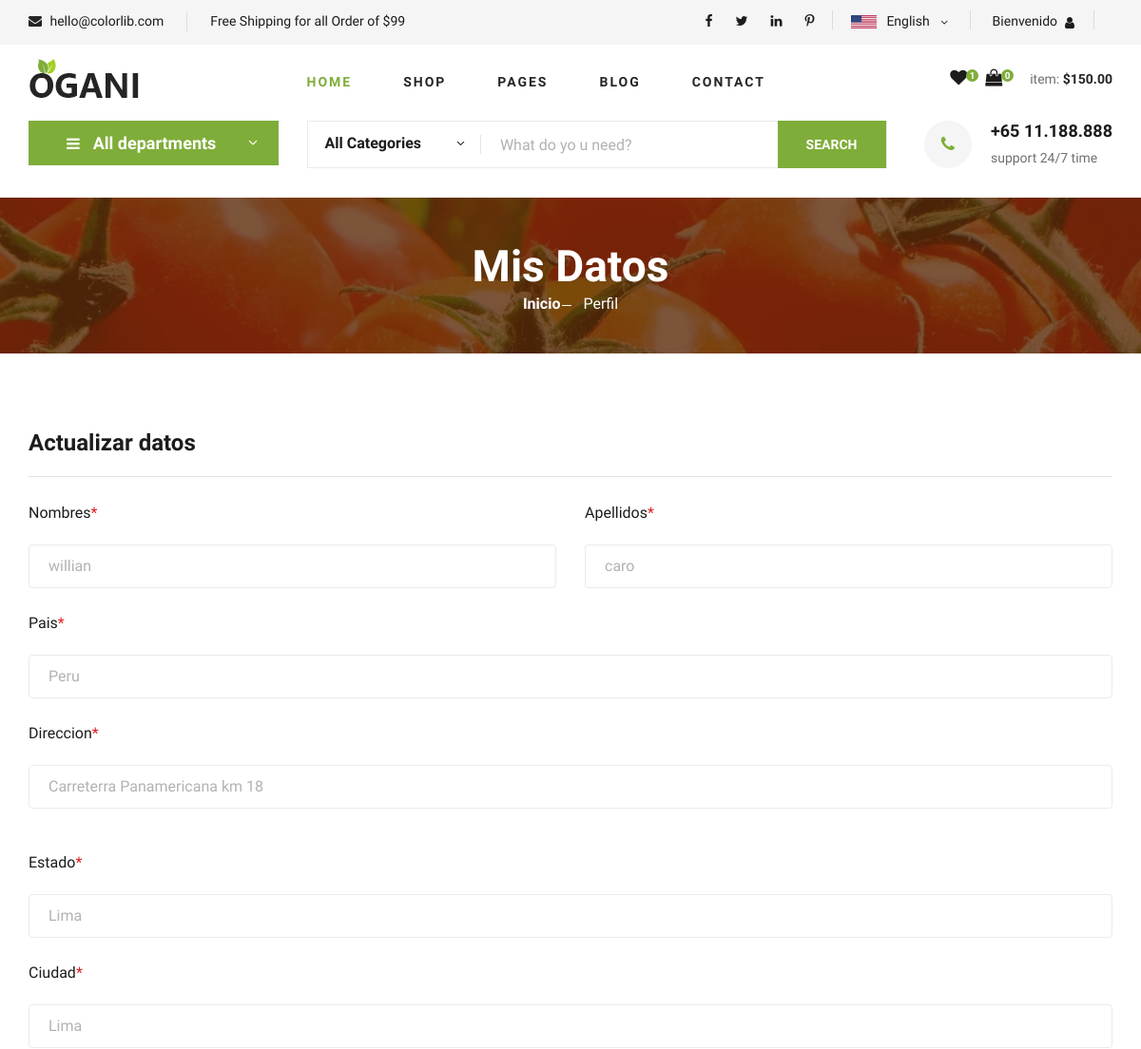
Before: /profile.php (signed in, upper part) with the older database file.
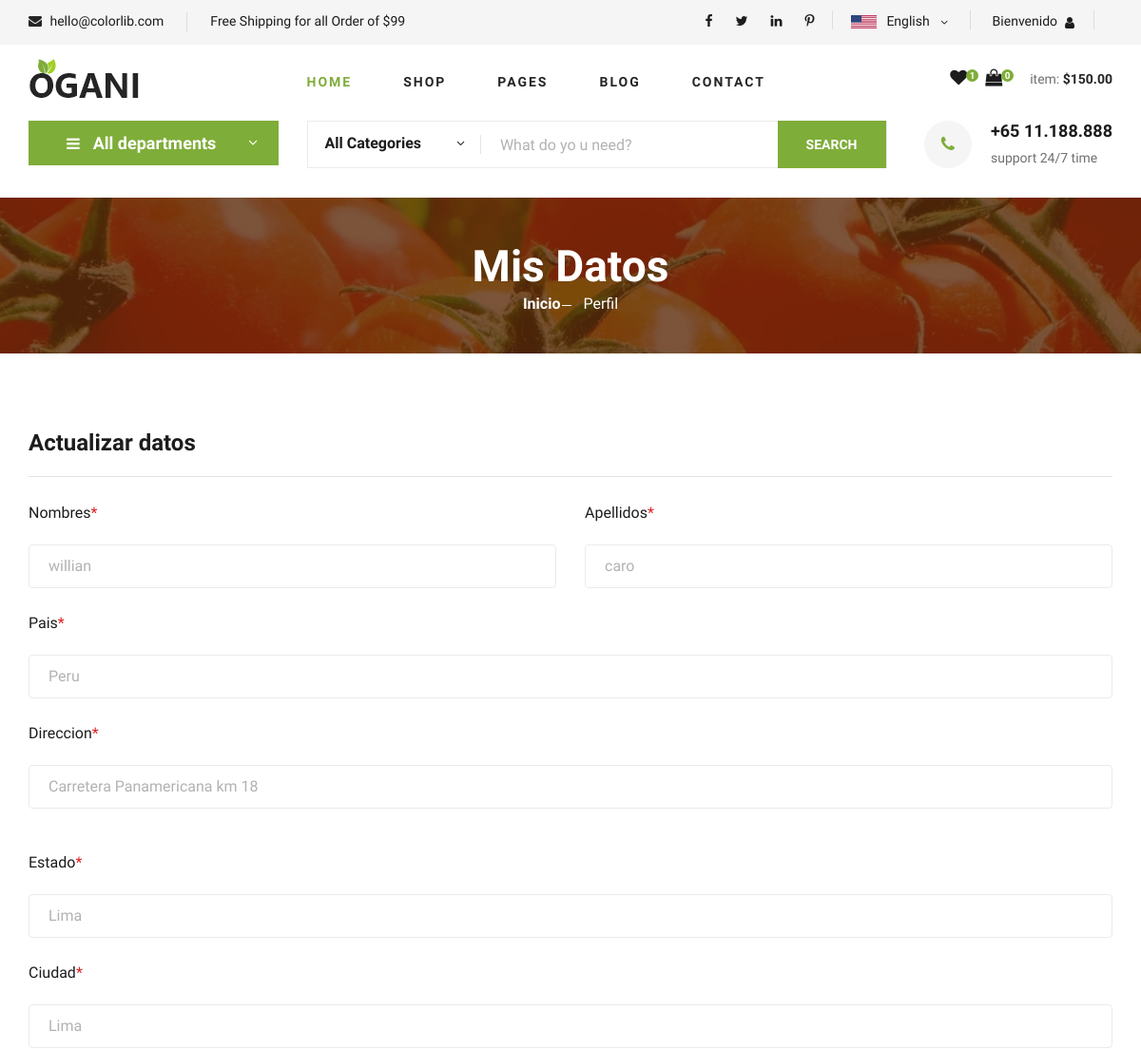
After: the same page with the newer database file.
### tables this page shows
CREATE TABLE `clientes` (
  `id_cliente` int(11) NOT NULL,
  `email` varchar(255) NOT NULL,
  `pass` varchar(255) NOT NULL,
  `nombres` varchar(255) NOT NULL,
  `apellidos` varchar(255) NOT NULL,
  `doc` int(20) NOT NULL,
  `direccion` varchar(255) NOT NULL,
  `pais` varchar(128) NOT NULL,
  `estado` varchar(128) NOT NULL,
  `ciudad` varchar(128) NOT NULL,
  `distrito` varchar(128) NOT NULL,
  `postal` varchar(64) NOT NULL,
  `geolocalizacion` varchar(255) NOT NULL,
  `telefono` varchar(20) DEFAULT NULL,
  `fecha_registro` varchar(11) DEFAULT NULL,
  `estado_cliente` enum('activo','inactivo') DEFAULT 'activo',
  `ult_session` varchar(11) NOT NULL
);

### profile.php (the view, shortened to what this page needs)
<?php
include 'conexion.php';
$id_cliente = $_SESSION['id_cliente'];
?>
<!DOCTYPE html>
<html lang="zxx">
<head>
    <link rel="stylesheet" href="css/bootstrap.min.css" type="text/css">
    <link rel="stylesheet" href="css/font-awesome.min.css" type="text/css">
    <link rel="stylesheet" href="css/elegant-icons.css" type="text/css">
    <link rel="stylesheet" href="css/nice-select.css" type="text/css">
    <link rel="stylesheet" href="css/jquery-ui.min.css" type="text/css">
    <link rel="stylesheet" href="css/owl.carousel.min.css" type="text/css">
    <link rel="stylesheet" href="css/slicknav.min.css" type="text/css">
    <link rel="stylesheet" href="css/style.css" type="text/css">
</head>
<body>
    <?php include('header.php'); ?>
    <section class="breadcrumb-section set-bg" data-setbg="img/breadcrumb.jpg">
        <div class="container">
            <div class="row">
                <div class="col-lg-12 text-center">
                    <div class="breadcrumb__text">
                        <h2>Mis Datos</h2>
                        <div class="breadcrumb__option">
                            <a href="./index.html">Inicio</a>
                            <span>Perfil</span>
                        </div>
                    </div>
                </div>
            </div>
        </div>
    </section>
    <?php
    $consult_cliente = "SELECT * FROM clientes WHERE id_cliente = '$id_cliente'";
    $result_cliente = mysqli_query($conectar, $consult_cliente);
    $cliente = mysqli_fetch_assoc($result_cliente);
    ?>
    <section class="checkout spad">
        <div class="container">
            <div class="checkout__form">
                <h4>Actualizar datos</h4>
                <form action="profile.php" method="post">
                    <div class="row">
                        <div class="col-lg-6">
                            <div class="checkout__input">
                                <p>Nombres<span>*</span></p>
                                <input type="text" value="<?php echo $cliente['nombres']; ?>" name="nombres">
                            </div>
                        </div>
                        <div class="col-lg-6">
                            <div class="checkout__input">
                                <p>Apellidos<span>*</span></p>
                                <input type="text" value="<?php echo $cliente['apellidos']; ?>" name="apellidos">
                            </div>
                        </div>
                    </div>
                    <div class="checkout__input">
                        <p>Pais<span>*</span></p>
                        <input type="text" value="<?php echo $cliente['pais']; ?>" name="pais">
                    </div>
                    <div class="checkout__input">
                        <p>Direccion<span>*</span></p>
                        <input type="text" placeholder="Street Address" class="checkout__input__add" value="<?php echo $cliente['direccion']; ?>" name="direccion">
                    </div>
                    <div class="checkout__input">
                        <p>Estado<span>*</span></p>
                        <input type="text" value="<?php echo $cliente['estado']; ?>" name="estado">
                    </div>
                    <div class="checkout__input">
                        <p>Ciudad<span>*</span></p>
                        <input type="text" value="<?php echo $cliente['ciudad']; ?>" name="ciudad">
                    </div>
                </form>
            </div>
        </div>
    </section>
</body>
</html>

Changed rows visible on the page:
changed clientes "willian": direccion "Carreterra Panamericana km 18" → "Carretera Panamericana km 18"
